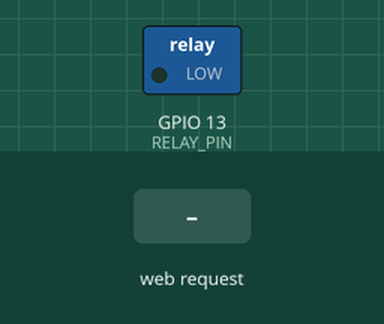
This sketch was run on a simulated ESP32. On the bench: switched loads named in the sketch (green lamp = pin HIGH). Inputs (shaded band) come from the test bench. WiFi joins after 1.5 s; servers stay silent unless stated; what the sketch prints to the serial monitor is not drawn.

Above: at 2.7 s.
2.8 s: HTTP request GET /water_on received
At 3.5 s:
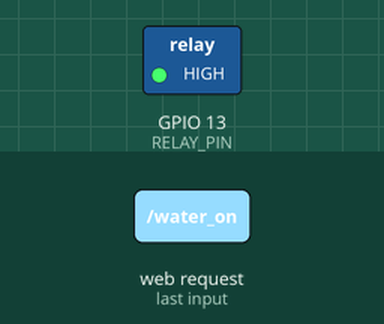
4.3 s: HTTP request GET /water_off received
At 4.6 s:
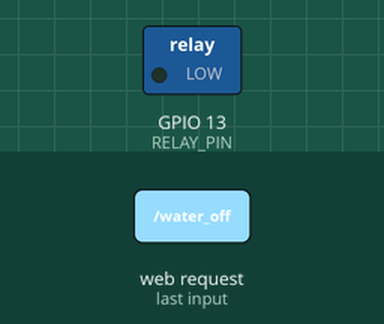
Timing chart, 0 to 7.3 s (numbered marks = the images above; inputs shaded):
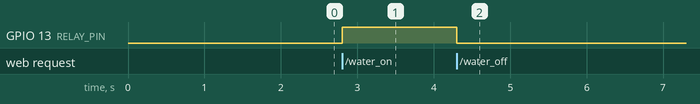

The sketch:

WateringSystem.ino
```cpp
#include <WiFi.h>
#include <WebServer.h>

// --- SETTINGS ---
// Replace these with the exact same Wi-Fi you use for your Rover and Laptop
const char* ssid = "HUAWEI-2.4G-b6Ht";
const char* password = "HpzB6x9Z";

// The pin you connected to the Relay 'IN' (G13)
const int RELAY_PIN = 13;

// Create a web server listening on port 80
WebServer server(80);

void setup() {
  Serial.begin(115200);

  // Standard Active-High logic (after moving the jumper to H)
  pinMode(RELAY_PIN, OUTPUT);
  digitalWrite(RELAY_PIN, LOW); // LOW = Pump OFF

  // Connect to Wi-Fi
  Serial.println();
  Serial.print("Connecting to Wi-Fi: ");
  Serial.println(ssid);

  WiFi.begin(ssid, password);

  while (WiFi.status() != WL_CONNECTED) {
    delay(500);
    Serial.print(".");
  }

  Serial.println("\nWiFi connected!");
  Serial.print("Watering System IP Address: ");
  Serial.println(WiFi.localIP());

  // Define what happens when the app sends commands
  server.on("/water_on", []() {
    digitalWrite(RELAY_PIN, HIGH); // Send 3.3V -> Pump ON
    server.send(200, "application/json", "{\"status\":\"success\", \"state\":\"on\"}");
    Serial.println("Pump turned ON");
  });

  server.on("/water_off", []() {
    digitalWrite(RELAY_PIN, LOW); // Send 0V -> Pump OFF
    server.send(200, "application/json", "{\"status\":\"success\", \"state\":\"off\"}");
    Serial.println("Pump turned OFF");
  });

  // Start the server
  server.begin();
  Serial.println("HTTP server started");
}

void loop() {
  // Listen for incoming app commands
  server.handleClient();
}
```

Measured:
- after the input at 2.8 s, GPIO 13 (RELAY_PIN): LOW → HIGH at once
- after the input at 4.3 s, GPIO 13 (RELAY_PIN): HIGH → LOW at once
